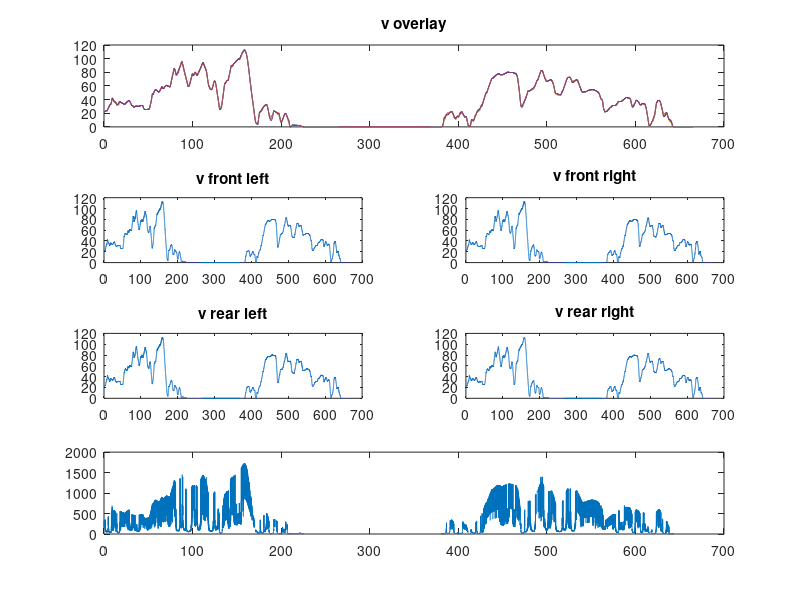

This figure's MATLAB source:
load('curve.mat');
figure

subplot(4,2,[1 2]);
plot(tv, vfl, tv, vfr, tv, vrl, tv, vrr);
title('v overlay');

subplot(4,2,3);
plot(tv, vfl);
title('v front left');

subplot(4,2,4);
plot(tv, vfr);
title('v front right');

subplot(4,2,5);
plot(tv, vrl);
title('v rear left');

subplot(4,2,6);
plot(tv, vrr);
title('v rear right');

subplot(4,2,[7 8]);
plot(tv, sw);
title('steering wheel signal');

%Berechnung Kurvenradius bei Zeitpunkt allen Zeitpunkten
%Rrl = (w+1)/(Vrr/Vrl)
w = 1.53;
Vrl = vrl(1); 
Vrr = vrr(1);
Rrl = (w)./((vrr./vrl)-1);
B = 2.65;
Rfl = (B.^2+Rrl.^2).^0.5;
plot(tv,Rfl);
vfl1 = vfl(1);



